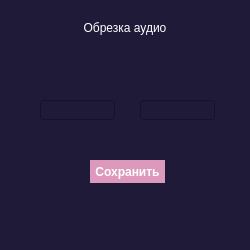
<?xml version="1.0" encoding="UTF-8"?>
<ui version="4.0">
 <class>CutterWindow</class>
 <widget class="QMainWindow" name="CutterWindow">
  <property name="geometry">
   <rect>
    <x>0</x>
    <y>0</y>
    <width>250</width>
    <height>250</height>
   </rect>
  </property>
  <property name="windowTitle">
   <string>Cutter</string>
  </property>
  <property name="styleSheet">
   <string notr="true">background-color: #1F1A38;</string>
  </property>
  <widget class="QWidget" name="centralwidget">
   <widget class="QLineEdit" name="fromSaver">
    <property name="geometry">
     <rect>
      <x>40</x>
      <y>100</y>
      <width>75</width>
      <height>20</height>
     </rect>
    </property>
    <property name="styleSheet">
     <string notr="true">color: white;
</string>
    </property>
    <property name="text">
     <string/>
    </property>
   </widget>
   <widget class="QLineEdit" name="forSaver">
    <property name="geometry">
     <rect>
      <x>140</x>
      <y>100</y>
      <width>75</width>
      <height>20</height>
     </rect>
    </property>
    <property name="styleSheet">
     <string notr="true">color: white;</string>
    </property>
    <property name="text">
     <string/>
    </property>
   </widget>
   <widget class="QLabel" name="label">
    <property name="geometry">
     <rect>
      <x>50</x>
      <y>20</y>
      <width>150</width>
      <height>16</height>
     </rect>
    </property>
    <property name="styleSheet">
     <string notr="true">font: 10pt &quot;Onyx&quot;;
color: white;</string>
    </property>
    <property name="text">
     <string>Обрезка аудио</string>
    </property>
    <property name="alignment">
     <set>Qt::AlignCenter</set>
    </property>
   </widget>
   <widget class="QPushButton" name="SaveCut_button">
    <property name="geometry">
     <rect>
      <x>90</x>
      <y>160</y>
      <width>75</width>
      <height>23</height>
     </rect>
    </property>
    <property name="styleSheet">
     <string notr="true">QPushButton {
    background-color: #DD99BB;
    color: white;
    border-radius: 25px;
    font-weight: bold;
}</string>
    </property>
    <property name="text">
     <string>Сохранить</string>
    </property>
   </widget>
  </widget>
  <widget class="QStatusBar" name="statusbar"/>
 </widget>
 <resources/>
 <connections/>
</ui>
